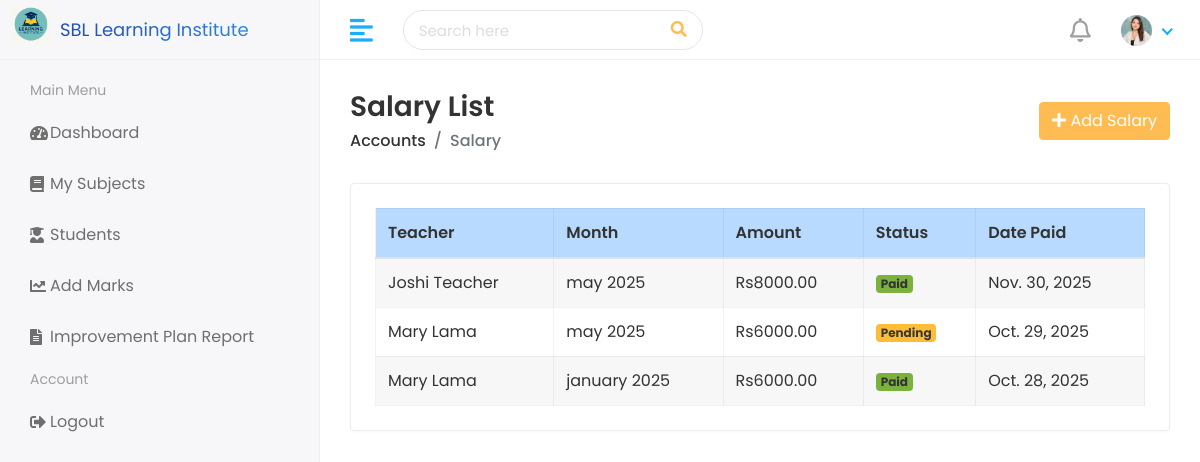
Page /accounts/salary/ (signed in) on the committed database.
### accounts/models.py (models this page shows, shortened)
class Salary(models.Model):
    STATUS_CHOICES = (
        ("Paid", "Paid"),
        ("Pending", "Pending"),
    )
    teacher = models.ForeignKey(Teacher, on_delete=models.CASCADE)
    month = models.CharField(max_length=20)
    amount = models.DecimalField(max_digits=10, decimal_places=2)
    status = models.CharField(max_length=20, choices=STATUS_CHOICES)
    date_paid = models.DateField(auto_now_add=True)

### teacher/models.py (models this page shows, shortened)
class Teacher(models.Model):
    GENDER_CHOICES = [
        ('Male', 'Male'),
        ('Female', 'Female'),
        ('Others', 'Others'),
    ]
    user = models.OneToOneField(settings.AUTH_USER_MODEL, on_delete=models.CASCADE, null=True, blank=True,related_name='teacher_profile')
    first_name = models.CharField(max_length=100)
    last_name = models.CharField(max_length=100)
    teacher_id = models.CharField(max_length=50, unique=True)
    gender = models.CharField(max_length=10, choices=GENDER_CHOICES)
    date_of_birth = models.DateField(null=True, blank=True)
    qualification = models.CharField(max_length=150)
    experience = models.PositiveIntegerField(default=0)
    joining_date = models.DateField(null=True, blank=True)
    mobile_number = models.CharField(max_length=20)
    email = models.EmailField(max_length=100)
    teacher_image = models.ImageField(upload_to='teacher_images/', blank=True, null=True)
    slug = models.SlugField(unique=True, blank=True)
    def __str__(self):
        return f"{self.first_name} {self.last_name}"

### accounts/views.py (the view)
# urls.py: path('salary/', views.salary_list, name='salary_list'),
@login_required
def salary_list(request):
    salaries = Salary.objects.order_by("-date_paid").select_related("teacher")
    return render(request, "accounts/salary_list.html", {"salaries": salaries})

### templates/accounts/salary_list.html (shortened to what this page needs)
{% extends 'TMS/base.html' %}
{% load static %}
{% block content %}
<div class="page-wrapper">
  <div class="content container-fluid">
    <div class="page-header">
      <div class="row align-items-center">
        <div class="col">
          <h3 class="page-title"> Salary List</h3>
          <ul class="breadcrumb">
            <li class="breadcrumb-item"><a href="{% url 'accounts_dashboard' %}">Accounts</a></li>
            <li class="breadcrumb-item active">Salary</li>
          </ul>
        </div>
        <div class="col-auto text-right">
          <a href="{% url 'add_salary' %}" class="btn btn-primary"><i class="fas fa-plus"></i> Add Salary</a>
        </div>
      </div>
    </div>
    <div class="card">
      <div class="card-body">
        <div class="table-responsive">
          <table class="table table-striped table-bordered">
            <thead class="table-primary">
              <tr>
                <th>Teacher</th>
                <th>Month</th>
                <th>Amount</th>
                <th>Status</th>
                <th>Date Paid</th>
              </tr>
            </thead>
            <tbody>
              {% for salary in salaries %}
              <tr>
                <td>{{ salary.teacher }}</td>
                <td>{{ salary.month }}</td>
                <td>Rs{{ salary.amount }}</td>
                <td>
                  {% if salary.status == "Paid" %}
                  <span class="badge bg-success">Paid</span>
                  {% else %}
                  <span class="badge bg-warning text-dark">Pending</span>
                  {% endif %}
                </td>
                <td>{{ salary.date_paid }}</td>
              </tr>
              {% empty %}
              <tr><td colspan="5" class="text-center">No salary records found.</td></tr>
              {% endfor %}
            </tbody>
          </table>
        </div>
      </div>
    </div>
  </div>
</div>
{% endblock %}

### static/assets/css/style.css (style rules this page uses)
html { height: 100%; }
body { background-color: #fff; color: #333; font-family: 'Poppins', sans-serif; font-size: 1rem; height: 100%; line-height: 1.5; overflow-x: hidden; }
h1, h2, h3, h4, h5, h6 { font-family: 'Poppins', sans-serif; margin-top: 0; }
a { color: #009ce7; }
input, button, a { transition: all 0.4s ease; -moz-transition: all 0.4s ease; -o-transition: all 0.4s ease; -ms-transition: all 0.4s ease; -webkit-transition: all 0.4s ease; }
ul, ol { padding: 0px; list-style: none; }
.table { color: #333; max-width: 100%; margin-bottom: 0; width: 100%; }
.table-striped > tbody > tr:nth-of-type(2n+1) { background-color: #f8f9fa; }
.table thead tr th { font-weight: 600; }
.table tbody tr { border-bottom: 1px solid rgba(0, 0, 0, 0.05); }
.table-striped thead tr { border-color: transparent; }
.table-striped tbody tr { border-color: transparent; }
.table-striped tbody tr:nth-of-type(even) { background-color: rgba(255, 255, 255, 0.3); }
.table-striped tbody tr:nth-of-type(odd) { background-color: rgba(235, 235, 235, 0.4); }
.table-bordered { border: 1px solid rgba(0, 0, 0, 0.05) !important; }
.table-bordered th, .table-bordered td { border-color: rgba(0, 0, 0, 0.05); }
.bg-success, .badge-success { background-color: #7bb13c !important; }
.bg-warning, .badge-warning { background-color: #ffbc34 !important; }
.btn-primary { background-color: #FFBC53; border: 1px solid #FFBC53; }
.card { border: 1px solid #ececf5; box-shadow: 0 1px 3px 0 rgba(0, 0, 0, 0.03); margin-bottom: 1.875rem; }
.card-body { padding: 1.5rem; }
.page-wrapper { margin-left: 320px; padding-top: 60px; position: relative; transition: all 0.4s ease; }
.page-wrapper > .content { padding: 1.875rem 1.875rem 0; }
.page-header { margin-bottom: 1.875rem; }
.page-header .breadcrumb { background-color: transparent; color: #6c757d; font-size: 1rem; font-weight: 500; margin-bottom: 0; padding: 0; }
.page-header .breadcrumb a { color: #333; }
.page-title { font-size: 28px; font-weight: 600; color: #333; margin-bottom: 5px; }

### rows in the picture
Salary: teacher "Joshi Teacher", month "may 2025", amount "8000.00", status "Paid", date_paid "Nov. 30, 2025"
Salary: teacher "Mary Lama", month "may 2025", amount "6000.00", status "Pending", date_paid "Oct. 29, 2025"
Salary: teacher "Mary Lama", month "january 2025", amount "6000.00", status "Paid", date_paid "Oct. 28, 2025"
